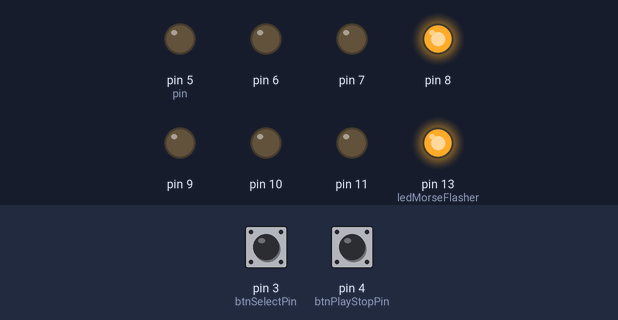
Simulated run of this sketch. Board: Arduino Uno, built with avr-gcc and run on an emulated ATmega328P. On the bench: output pins drawn as LEDs (lit = HIGH). Inputs (shaded band) come from the test bench; at power-on: pin 4 (btnPlayStopPin) LOW, pin 3 (btnSelectPin) LOW. What the sketch prints to the serial monitor is not drawn.

Above: at 1.2 s.
1.3 s: pin 4 (btnPlayStopPin) pulled HIGH for 0.15 s
At 4.3 s:
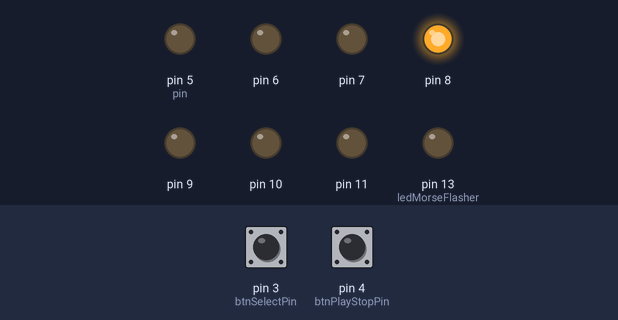
Timing chart, 0 to 10.4 s (numbered marks = the images above; inputs shaded):
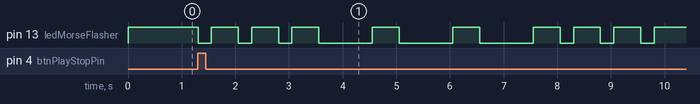

The sketch:

arduino_sketch.ino
```cpp
static const struct {const char letter, *code;} MorseMap[] =
{
  { 'A', ".-" },
  { 'B', "-..." },
  { 'C', "-.-." },
  { 'D', "-.." },
  { 'E', "." },
  { 'F', "..-." },
  { 'G', "--." },
  { 'H', "...." },
  { 'I', ".." },
  { 'J', ".---" },
  { 'K', ".-.-" },
  { 'L', ".-.." },
  { 'M', "--" },
  { 'N', "-." },
  { 'O', "---" },
  { 'P', ".--." },
  { 'Q', "--.-" },
  { 'R', ".-." },
  { 'S', "..." },
  { 'T', "-" },
  { 'U', "..-" },
  { 'V', "...-" },
  { 'W', ".--" },
  { 'X', "-..-" },
  { 'Y', "-.--" },
  { 'Z', "--.." },
  { ' ', "   " }, //Gap between word, seven units

  { '1', ".----" },
  { '2', "..---" },
  { '3', "...--" },
  { '4', "....-" },
  { '5', "....." },
  { '6', "-...." },
  { '7', "--..." },
  { '8', "---.." },
  { '9', "----." },
  { '0', "-----" },

  { '.', "·–·–·–" },
  { ',', "--..--" },
  { '?', "..--.." },
  { '!', "-.-.--" },
  { ':', "---..." },
  { ';', "-.-.-." },
  { '(', "-.--." },
  { ')', "-.--.-" },
  { '"', ".-..-." },
  { '@', ".--.-." },
  { '&', ".-..." },
};

byte seven_seg_digits[10][7] = {
 // e,d,c,g,f,a,b
  { 0,0,0,1,0,0,0 },  // 0 GOOD
  { 1,1,0,1,1,1,0 },  // 1  1 = off 0 = on
  { 0,0,1,0,1,0,0 },  // 2
  { 1,0,0,0,1,0,0 },  // 3
  { 1,1,0,0,0,1,0 },  // 4
  { 1,0,0,0,0,0,1 },  // 5
  { 0,0,0,0,0,0,1 },  // 6
  { 1,1,0,1,1,0,0 },  // 7
  { 0,0,0,0,0,0,0 },  // 8 GOOD
  { 1,1,0,0,0,0,0 },  // 9
};

String morse_code_messages[10] = {
  "SOS",
  "YES",
  "NO",
  "OKAY",
  "COME",
  "STAY",
  "HERE",
  "STOP",
  "THERE",
  "GO",
};


int current_message_id = 0;
volatile int currently_playing_message = 0;
const int btnSelectPin = 3;
const int btnPlayStopPin = 4;
const int ledMorseFlasher = 13;

const int ledMorseFlashLength = 250;

int btnSelectState = LOW;
int btnSelectLastState = LOW;
unsigned long btnSelectDebounceDelay = 500;
unsigned long btnSelectLastDebounceMillis = 0;

int btnPlayStopState = LOW;
int btnPlayStopLastState = LOW;
unsigned long btnPlayStopDebounceDelay = 500;
unsigned long btnPlayStopLastDebounceMillis = 0;

void sevenSegWrite(byte digit) {
  byte pin = 5;
  for (byte segCount = 0; segCount < 7; ++segCount) {
    digitalWrite(pin, seven_seg_digits[digit][segCount]);
    ++pin;
  }
}

String encode(const char *string)
{
  size_t i, j;
  String morseWord = "";

  for( i = 0; string[i]; ++i )
  {
    for( j = 0; j < sizeof MorseMap / sizeof *MorseMap; ++j )
    {
      if( toupper(string[i]) == MorseMap[j].letter )
      {
        morseWord += MorseMap[j].code;
        break;
      }
    }
    morseWord += ""; //Add tailing space to seperate the chars
  }

  return morseWord;
}


void setup() {
  Serial.begin(9600);

  pinMode(btnPlayStopPin, INPUT);
  pinMode(ledMorseFlasher, OUTPUT);
  pinMode(btnSelectPin, INPUT);

  pinMode(5, OUTPUT);
  pinMode(6, OUTPUT);
  pinMode(7, OUTPUT);
  pinMode(8, OUTPUT);
  pinMode(9, OUTPUT);
  pinMode(10, OUTPUT);
  pinMode(11, OUTPUT);

  digitalWrite(ledMorseFlasher, HIGH );

  sevenSegWrite(current_message_id);
}

void loop() {

  unsigned long currentMillis = millis();

  // am i currently playing a message?
  switch (currently_playing_message) {
    case 0:
      Serial.println("Not currently Playing a message");
      btnSelectState = digitalRead(btnSelectPin);
      btnPlayStopState = digitalRead(btnPlayStopPin);

      //Serial.println(btnPlayStopState);

      if (btnSelectState != btnSelectLastState) {
        btnSelectLastDebounceMillis = millis();
      }

      if (btnPlayStopState != btnPlayStopLastState) {
        btnPlayStopLastDebounceMillis = millis();
      }

      if ((currentMillis - btnPlayStopLastDebounceMillis) > btnPlayStopDebounceDelay) {
        btnPlayStopLastState = btnPlayStopState;
        if (btnPlayStopLastState == HIGH) {
          currently_playing_message = 1;
          digitalWrite(ledMorseFlasher, LOW);
        }
      }

      if (currently_playing_message != 1) {

        if ((currentMillis - btnSelectLastDebounceMillis) > btnSelectDebounceDelay) {
          if (btnSelectState != btnSelectLastState) {
            btnSelectLastState = btnSelectState;

            if (btnSelectLastState == HIGH) {

              if (current_message_id == 9) {
                current_message_id = 0;
              }
              else
              {
                current_message_id += 1;
              }
              Serial.print("Changing the current_message_id to: ");
              Serial.println(current_message_id);
              Serial.print("Current Morse Code Message is: ");
              Serial.println(morse_code_messages[current_message_id]);
              sevenSegWrite(current_message_id);
            }
          }
        }
      }

      break;
    case 1:
      //Serial.println("Yes");

          String StepOne = morse_code_messages[current_message_id];

          String morseWord = encode(StepOne.c_str());

          for(int i=0; i<=morseWord.length(); i++)
            {
              switch( morseWord[i] )
              {
                case '.': //dit
                  digitalWrite(ledMorseFlasher, LOW );
                  delay(ledMorseFlashLength);
                  digitalWrite(ledMorseFlasher, HIGH );
                  delay(ledMorseFlashLength);
                  break;
                case '-': //dah
                  digitalWrite(ledMorseFlasher, LOW );
                  delay(ledMorseFlashLength * 4);
                  digitalWrite(ledMorseFlasher, HIGH );
                  delay(ledMorseFlashLength);
                  break;
                case ' ': //gap
                  delay(ledMorseFlashLength * 1.5);
              }
              delay(ledMorseFlashLength);
            }

              currently_playing_message = 0;

      }

  }
```

Measured:
- after the input at 1.3 s, pin 13 (ledMorseFlasher): HIGH → LOW at once, → HIGH 0.25 s later, → LOW 0.50 s later, → HIGH 0.25 s later, … (18 changes in this stretch)
